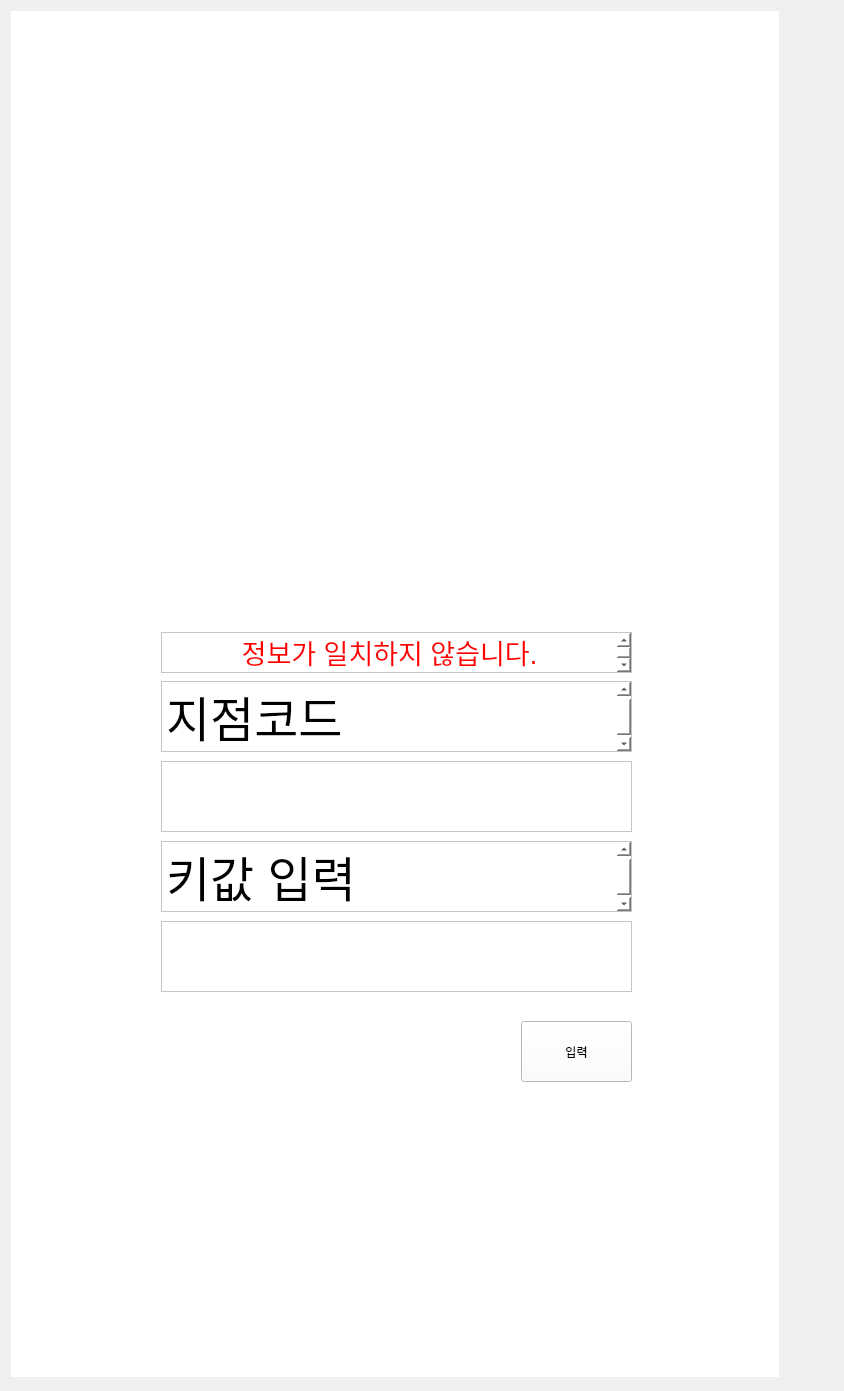
<?xml version="1.0" encoding="UTF-8"?>
<ui version="4.0">
 <class>MainWindow</class>
 <widget class="QMainWindow" name="MainWindow">
  <property name="geometry">
   <rect>
    <x>0</x>
    <y>0</y>
    <width>844</width>
    <height>1391</height>
   </rect>
  </property>
  <property name="minimumSize">
   <size>
    <width>768</width>
    <height>1366</height>
   </size>
  </property>
  <property name="maximumSize">
   <size>
    <width>1080</width>
    <height>1920</height>
   </size>
  </property>
  <property name="contextMenuPolicy">
   <enum>Qt::DefaultContextMenu</enum>
  </property>
  <property name="windowTitle">
   <string>MainWindow</string>
  </property>
  <property name="iconSize">
   <size>
    <width>50</width>
    <height>50</height>
   </size>
  </property>
  <property name="documentMode">
   <bool>false</bool>
  </property>
  <property name="tabShape">
   <enum>QTabWidget::Rounded</enum>
  </property>
  <property name="dockNestingEnabled">
   <bool>false</bool>
  </property>
  <widget class="QWidget" name="centralwidget">
   <widget class="QStackedWidget" name="stackedWidget">
    <property name="geometry">
     <rect>
      <x>11</x>
      <y>11</y>
      <width>768</width>
      <height>1366</height>
     </rect>
    </property>
    <property name="minimumSize">
     <size>
      <width>768</width>
      <height>1366</height>
     </size>
    </property>
    <property name="maximumSize">
     <size>
      <width>768</width>
      <height>1366</height>
     </size>
    </property>
    <property name="styleSheet">
     <string notr="true">background-color: rgb(255, 255, 255);
border-color: rgb(255, 205, 87);</string>
    </property>
    <property name="inputMethodHints">
     <set>Qt::ImhHiddenText</set>
    </property>
    <property name="currentIndex">
     <number>0</number>
    </property>
    <widget class="QWidget" name="page_main">
     <property name="minimumSize">
      <size>
       <width>1080</width>
       <height>1920</height>
      </size>
     </property>
     <property name="maximumSize">
      <size>
       <width>1080</width>
       <height>1920</height>
      </size>
     </property>
     <widget class="QWidget" name="layoutWidget">
      <property name="geometry">
       <rect>
        <x>190</x>
        <y>120</y>
        <width>431</width>
        <height>151</height>
       </rect>
      </property>
      <layout class="QHBoxLayout" name="horizontalLayout_2">
       <item>
        <widget class="QLabel" name="first_label">
         <property name="styleSheet">
          <string notr="true">font: 38pt &quot;나눔스퀘어&quot;;</string>
         </property>
         <property name="text">
          <string>&lt;html&gt;&lt;head/&gt;&lt;body&gt;&lt;p align=&quot;center&quot;&gt;안면인식 기반 &lt;/p&gt;&lt;p align=&quot;center&quot;&gt;반응형 키오스크&lt;/p&gt;&lt;/body&gt;&lt;/html&gt;</string>
         </property>
        </widget>
       </item>
      </layout>
     </widget>
     <widget class="QWidget" name="layoutWidget">
      <property name="geometry">
       <rect>
        <x>70</x>
        <y>310</y>
        <width>651</width>
        <height>764</height>
       </rect>
      </property>
      <layout class="QHBoxLayout" name="horizontalLayout_4">
       <item>
        <widget class="QPushButton" name="Button_main_order">
         <property name="enabled">
          <bool>true</bool>
         </property>
         <property name="sizePolicy">
          <sizepolicy hsizetype="Expanding" vsizetype="Expanding">
           <horstretch>0</horstretch>
           <verstretch>0</verstretch>
          </sizepolicy>
         </property>
         <property name="minimumSize">
          <size>
           <width>313</width>
           <height>762</height>
          </size>
         </property>
         <property name="maximumSize">
          <size>
           <width>313</width>
           <height>762</height>
          </size>
         </property>
         <property name="styleSheet">
          <string notr="true">background-color: rgb(222, 222, 222);
font: 75 48pt &quot;나눔스퀘어라운드 Bold&quot;;</string>
         </property>
         <property name="text">
          <string/>
         </property>
         <property name="iconSize">
          <size>
           <width>100</width>
           <height>100</height>
          </size>
         </property>
        </widget>
       </item>
       <item>
        <spacer name="horizontalSpacer_6">
         <property name="orientation">
          <enum>Qt::Horizontal</enum>
         </property>
         <property name="sizeHint" stdset="0">
          <size>
           <width>28</width>
           <height>20</height>
          </size>
         </property>
        </spacer>
       </item>
       <item>
        <layout class="QVBoxLayout" name="verticalLayout">
         <item>
          <widget class="QPushButton" name="Button_dg_register">
           <property name="enabled">
            <bool>true</bool>
           </property>
           <property name="sizePolicy">
            <sizepolicy hsizetype="Expanding" vsizetype="Expanding">
             <horstretch>0</horstretch>
             <verstretch>0</verstretch>
            </sizepolicy>
           </property>
           <property name="minimumSize">
            <size>
             <width>312</width>
             <height>332</height>
            </size>
           </property>
           <property name="maximumSize">
            <size>
             <width>310</width>
             <height>332</height>
            </size>
           </property>
           <property name="styleSheet">
            <string notr="true">background-color: rgb(234, 220, 255);
font: 75 48pt &quot;나눔스퀘어라운드 Bold&quot;;</string>
           </property>
           <property name="text">
            <string/>
           </property>
           <property name="iconSize">
            <size>
             <width>100</width>
             <height>100</height>
            </size>
           </property>
          </widget>
         </item>
         <item>
          <widget class="QPushButton" name="Button_dg_order">
           <property name="enabled">
            <bool>true</bool>
           </property>
           <property name="sizePolicy">
            <sizepolicy hsizetype="Expanding" vsizetype="Expanding">
             <horstretch>0</horstretch>
             <verstretch>0</verstretch>
            </sizepolicy>
           </property>
           <property name="minimumSize">
            <size>
             <width>310</width>
             <height>420</height>
            </size>
           </property>
           <property name="maximumSize">
            <size>
             <width>310</width>
             <height>420</height>
            </size>
           </property>
           <property name="styleSheet">
            <string notr="true">background-color: rgb(255, 179, 128);
font: 75 48pt &quot;나눔스퀘어라운드 Bold&quot;;</string>
           </property>
           <property name="text">
            <string/>
           </property>
           <property name="iconSize">
            <size>
             <width>100</width>
             <height>100</height>
            </size>
           </property>
          </widget>
         </item>
        </layout>
       </item>
      </layout>
     </widget>
     <widget class="QLabel" name="plz_bg">
      <property name="geometry">
       <rect>
        <x>0</x>
        <y>-30</y>
        <width>768</width>
        <height>1366</height>
       </rect>
      </property>
      <property name="minimumSize">
       <size>
        <width>768</width>
        <height>1366</height>
       </size>
      </property>
      <property name="maximumSize">
       <size>
        <width>768</width>
        <height>1366</height>
       </size>
      </property>
      <property name="text">
       <string/>
      </property>
     </widget>
     <widget class="QLabel" name="first_label_2">
      <property name="geometry">
       <rect>
        <x>220</x>
        <y>1140</y>
        <width>341</width>
        <height>117</height>
       </rect>
      </property>
      <property name="styleSheet">
       <string notr="true">font: 16pt &quot;나눔스퀘어&quot;;</string>
      </property>
      <property name="text">
       <string>&lt;html&gt;&lt;head/&gt;&lt;body&gt;&lt;p align=&quot;center&quot;&gt;팀명 : 꼼지락&lt;/p&gt;&lt;p align=&quot;center&quot;&gt;팀원 : 신재희 , 최태열, 박성수&lt;/p&gt;&lt;p align=&quot;center&quot;&gt;지도교수 : 김영진 교수님&lt;/p&gt;&lt;/body&gt;&lt;/html&gt;</string>
      </property>
     </widget>
     <widget class="QWidget" name="Store" native="true">
      <property name="geometry">
       <rect>
        <x>50</x>
        <y>110</y>
        <width>671</width>
        <height>1171</height>
       </rect>
      </property>
      <widget class="QTextEdit" name="storecode">
       <property name="geometry">
        <rect>
         <x>100</x>
         <y>640</y>
         <width>471</width>
         <height>71</height>
        </rect>
       </property>
       <property name="font">
        <font>
         <pointsize>36</pointsize>
        </font>
       </property>
       <property name="html">
        <string>&lt;!DOCTYPE HTML PUBLIC &quot;-//W3C//DTD HTML 4.0//EN&quot; &quot;http://www.w3.org/TR/REC-html40/strict.dtd&quot;&gt;
&lt;html&gt;&lt;head&gt;&lt;meta name=&quot;qrichtext&quot; content=&quot;1&quot; /&gt;&lt;style type=&quot;text/css&quot;&gt;
p, li { white-space: pre-wrap; }
&lt;/style&gt;&lt;/head&gt;&lt;body style=&quot; font-family:'Gulim'; font-size:36pt; font-weight:400; font-style:normal;&quot;&gt;
&lt;p style=&quot;-qt-paragraph-type:empty; margin-top:0px; margin-bottom:0px; margin-left:0px; margin-right:0px; -qt-block-indent:0; text-indent:0px; font-size:11.25pt;&quot;&gt;&lt;br /&gt;&lt;/p&gt;&lt;/body&gt;&lt;/html&gt;</string>
       </property>
      </widget>
      <widget class="QTextEdit" name="storekey">
       <property name="geometry">
        <rect>
         <x>100</x>
         <y>800</y>
         <width>471</width>
         <height>71</height>
        </rect>
       </property>
       <property name="font">
        <font>
         <pointsize>36</pointsize>
        </font>
       </property>
       <property name="html">
        <string>&lt;!DOCTYPE HTML PUBLIC &quot;-//W3C//DTD HTML 4.0//EN&quot; &quot;http://www.w3.org/TR/REC-html40/strict.dtd&quot;&gt;
&lt;html&gt;&lt;head&gt;&lt;meta name=&quot;qrichtext&quot; content=&quot;1&quot; /&gt;&lt;style type=&quot;text/css&quot;&gt;
p, li { white-space: pre-wrap; }
&lt;/style&gt;&lt;/head&gt;&lt;body style=&quot; font-family:'Gulim'; font-size:36pt; font-weight:400; font-style:normal;&quot;&gt;
&lt;p style=&quot;-qt-paragraph-type:empty; margin-top:0px; margin-bottom:0px; margin-left:0px; margin-right:0px; -qt-block-indent:0; text-indent:0px; font-size:11.25pt;&quot;&gt;&lt;br /&gt;&lt;/p&gt;&lt;/body&gt;&lt;/html&gt;</string>
       </property>
      </widget>
      <widget class="QTextBrowser" name="textBrowser">
       <property name="geometry">
        <rect>
         <x>100</x>
         <y>560</y>
         <width>471</width>
         <height>71</height>
        </rect>
       </property>
       <property name="html">
        <string>&lt;!DOCTYPE HTML PUBLIC &quot;-//W3C//DTD HTML 4.0//EN&quot; &quot;http://www.w3.org/TR/REC-html40/strict.dtd&quot;&gt;
&lt;html&gt;&lt;head&gt;&lt;meta name=&quot;qrichtext&quot; content=&quot;1&quot; /&gt;&lt;style type=&quot;text/css&quot;&gt;
p, li { white-space: pre-wrap; }
&lt;/style&gt;&lt;/head&gt;&lt;body style=&quot; font-family:'Gulim'; font-size:11.25pt; font-weight:400; font-style:normal;&quot;&gt;
&lt;p style=&quot; margin-top:0px; margin-bottom:0px; margin-left:0px; margin-right:0px; -qt-block-indent:0; text-indent:0px;&quot;&gt;&lt;span style=&quot; font-size:36pt;&quot;&gt;지점코드&lt;/span&gt;&lt;/p&gt;&lt;/body&gt;&lt;/html&gt;</string>
       </property>
      </widget>
      <widget class="QTextBrowser" name="textBrowser_2">
       <property name="geometry">
        <rect>
         <x>100</x>
         <y>720</y>
         <width>471</width>
         <height>71</height>
        </rect>
       </property>
       <property name="html">
        <string>&lt;!DOCTYPE HTML PUBLIC &quot;-//W3C//DTD HTML 4.0//EN&quot; &quot;http://www.w3.org/TR/REC-html40/strict.dtd&quot;&gt;
&lt;html&gt;&lt;head&gt;&lt;meta name=&quot;qrichtext&quot; content=&quot;1&quot; /&gt;&lt;style type=&quot;text/css&quot;&gt;
p, li { white-space: pre-wrap; }
&lt;/style&gt;&lt;/head&gt;&lt;body style=&quot; font-family:'Gulim'; font-size:11.25pt; font-weight:400; font-style:normal;&quot;&gt;
&lt;p style=&quot; margin-top:0px; margin-bottom:0px; margin-left:0px; margin-right:0px; -qt-block-indent:0; text-indent:0px;&quot;&gt;&lt;span style=&quot; font-size:36pt;&quot;&gt;키값 입력&lt;/span&gt;&lt;/p&gt;&lt;/body&gt;&lt;/html&gt;</string>
       </property>
      </widget>
      <widget class="QPushButton" name="storesubmit">
       <property name="geometry">
        <rect>
         <x>460</x>
         <y>900</y>
         <width>111</width>
         <height>61</height>
        </rect>
       </property>
       <property name="text">
        <string>입력</string>
       </property>
      </widget>
      <widget class="QTextBrowser" name="warn">
       <property name="geometry">
        <rect>
         <x>100</x>
         <y>511</y>
         <width>471</width>
         <height>41</height>
        </rect>
       </property>
       <property name="html">
        <string>&lt;!DOCTYPE HTML PUBLIC &quot;-//W3C//DTD HTML 4.0//EN&quot; &quot;http://www.w3.org/TR/REC-html40/strict.dtd&quot;&gt;
&lt;html&gt;&lt;head&gt;&lt;meta name=&quot;qrichtext&quot; content=&quot;1&quot; /&gt;&lt;style type=&quot;text/css&quot;&gt;
p, li { white-space: pre-wrap; }
&lt;/style&gt;&lt;/head&gt;&lt;body style=&quot; font-family:'Gulim'; font-size:11.25pt; font-weight:400; font-style:normal;&quot;&gt;
&lt;p align=&quot;center&quot; style=&quot; margin-top:0px; margin-bottom:0px; margin-left:0px; margin-right:0px; -qt-block-indent:0; text-indent:0px;&quot;&gt;&lt;span style=&quot; font-size:20pt; color:#ff0000;&quot;&gt;정보가 일치하지 않습니다.&lt;/span&gt;&lt;/p&gt;&lt;/body&gt;&lt;/html&gt;</string>
       </property>
      </widget>
     </widget>
     <zorder>plz_bg</zorder>
     <zorder>layoutWidget</zorder>
     <zorder>layoutWidget</zorder>
     <zorder>first_label_2</zorder>
     <zorder>Store</zorder>
    </widget>
    <widget class="QWidget" name="page_takeout">
     <widget class="QWidget" name="layoutWidget">
      <property name="geometry">
       <rect>
        <x>60</x>
        <y>310</y>
        <width>661</width>
        <height>764</height>
       </rect>
      </property>
      <layout class="QGridLayout" name="gridLayout">
       <item row="0" column="0">
        <widget class="QPushButton" name="btn_takeout">
         <property name="minimumSize">
          <size>
           <width>313</width>
           <height>762</height>
          </size>
         </property>
         <property name="maximumSize">
          <size>
           <width>313</width>
           <height>762</height>
          </size>
         </property>
         <property name="styleSheet">
          <string notr="true">background-color: rgb(110, 188, 255);
font: 75 48pt &quot;나눔스퀘어라운드 Bold&quot;;</string>
         </property>
         <property name="text">
          <string/>
         </property>
        </widget>
       </item>
       <item row="0" column="1">
        <spacer name="horizontalSpacer_5">
         <property name="orientation">
          <enum>Qt::Horizontal</enum>
         </property>
         <property name="sizeHint" stdset="0">
          <size>
           <width>40</width>
           <height>20</height>
          </size>
         </property>
        </spacer>
       </item>
       <item row="0" column="2">
        <widget class="QPushButton" name="btn_store">
         <property name="minimumSize">
          <size>
           <width>313</width>
           <height>762</height>
          </size>
         </property>
         <property name="maximumSize">
          <size>
           <width>313</width>
           <height>762</height>
          </size>
         </property>
         <property name="styleSheet">
          <string notr="true">background-color: rgb(255, 180, 219);
font: 75 48pt &quot;나눔스퀘어라운드 Bold&quot;;</string>
         </property>
         <property name="text">
          <string/>
         </property>
        </widget>
       </item>
      </layout>
     </widget>
     <widget class="QLabel" name="plz_bg_2">
      <property name="geometry">
       <rect>
        <x>10</x>
        <y>0</y>
        <width>768</width>
        <height>1366</height>
       </rect>
      </property>
      <property name="minimumSize">
       <size>
        <width>768</width>
        <height>1366</height>
       </size>
      </property>
      <property name="maximumSize">
       <size>
        <width>768</width>
        <height>1366</height>
       </size>
      </property>
      <property name="text">
       <string/>
      </property>
     </widget>
     <zorder>plz_bg_2</zorder>
     <zorder>layoutWidget</zorder>
    </widget>
   </widget>
  </widget>
 </widget>
 <resources/>
 <connections/>
</ui>
